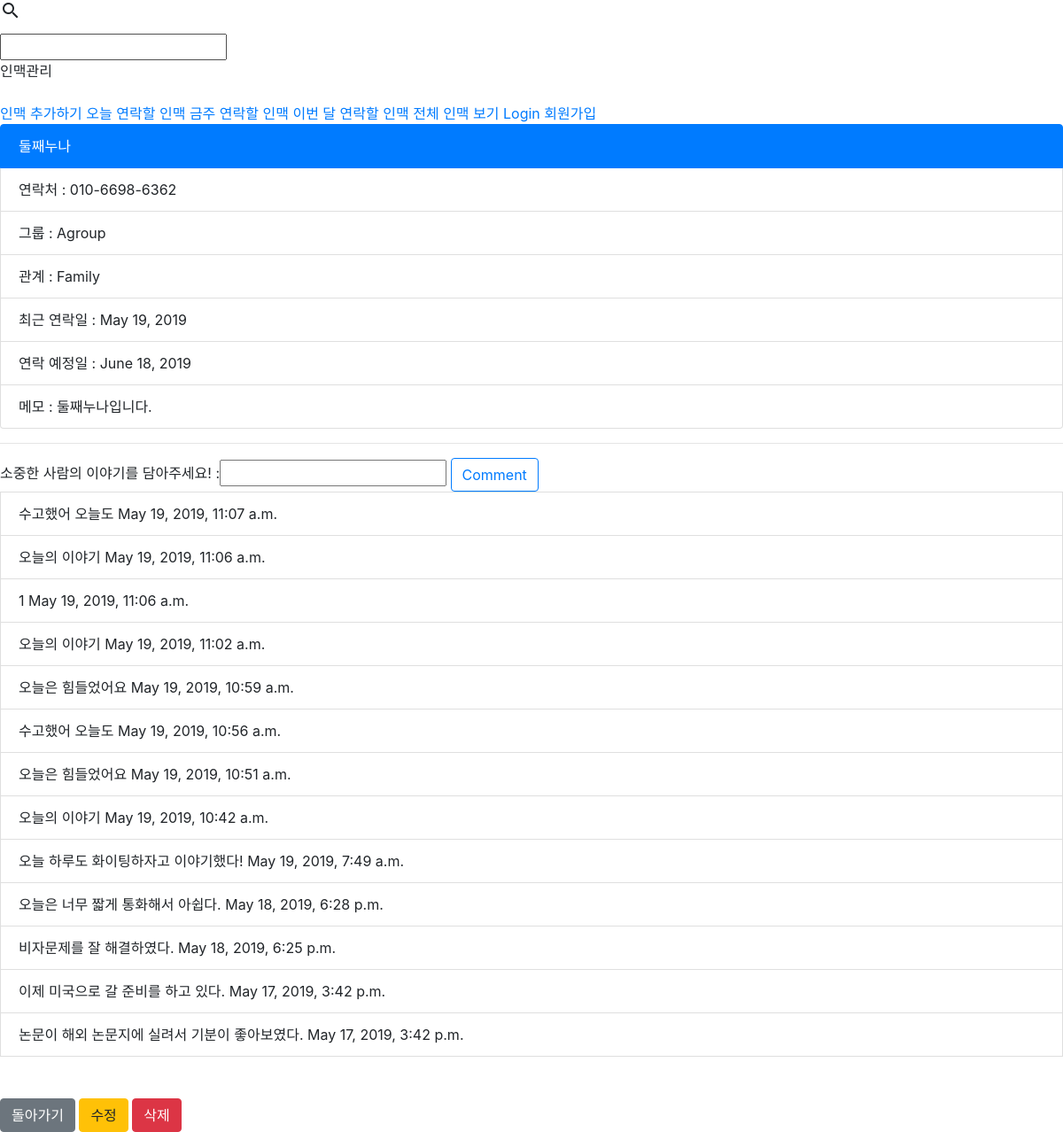
Page /detail/13 on the committed database.
### friends/models.py (models this page shows, shortened)
class Friends(models.Model):
    friend_name = models.CharField(max_length=50)
    user = models.ForeignKey(User, on_delete=models.CASCADE, related_name='user')
    friend_mobile = models.CharField(max_length=13) #12자리만 받으려면 어떻게 해야하지?
    Agroup = "Agroup"
    Bgroup = "Bgroup"
    Cgroup = "Cgroup"
    Dgroup = "Dgroup"
    GRADE = (
        (Agroup, "A-Group"),
        (Bgroup, "B-Group"),
        (Cgroup, "C-Group"),
        (Dgroup, "D-Group"),
    )
    friend_group = models.CharField(max_length=10, choices=GRADE, default=Bgroup)
    Friend = "Friend"
    Business = "Business"
    Family = "Family"
    Another = "Another"
    RELATIONSHIP = (
        (Friend, "Friend"),
        (Business, "Business"),
        (Family, "Family"),
        (Another, "Another")
    )
    friend_relation = models.CharField(max_length=10, choices=RELATIONSHIP, default=Business)
    latest_connect = models.DateField(default=date.today)
    friend_memo = models.CharField(max_length=500)
    scheduled_connect = models.DateField(blank=True)

class Comment(models.Model):
    friend = models.ForeignKey(Friends, on_delete=models.CASCADE, related_name='friend')
    comment_created = models.DateTimeField(auto_now_add=True)
    comment_contents = models.CharField(max_length=300)
    class Meta:
        ordering = ['-comment_created']

### friends/views.py (the view)
# urls.py: path('detail/<int:pk>', FriendDetail.as_view(), name='detail'),
class FriendDetail(DetailView):
    model = Friends
    template_name = 'friends/friends_detail.html'
    def dispatch(self, request, *args, **kwargs):
        friend_id = kwargs['pk']
        friend = get_object_or_404(Friends, pk=friend_id)
        if request.method == "POST":
            comment_contents = request.POST.get('comment_contents')
            Comment.objects.create(friend=friend, comment_contents=comment_contents)
        comment = friend.friend.all()
        comment_form = CommentForm()
        return render(request, "friends/friends_detail.html", {'Comment': comment, 'object': friend, 'form': comment_form})

### friends/forms.py
class CommentForm(forms.ModelForm):
    class Meta:
        model = Comment
        fields = ['comment_contents',]
    def __init__(self, *args, **kwargs):
        super().__init__(*args, **kwargs)
        self.fields['comment_contents'].label = " 소중한 사람의 이야기를 담아주세요!   "
        self.fields['comment_contents'].widget = forms.TextInput()

### friends/templates/friends/friends_detail.html (shortened to what this page needs)
{% extends 'base.html' %}
{% block content1 %}
    <ul class="list-group">
        <li class="list-group-item active">{{ object.friend_name }}</li>
        <li class="list-group-item">연락처 : {{ object.friend_mobile }}</li>
        <li class="list-group-item">그룹 : {{ object.friend_group }}</li>
        <li class="list-group-item">관계 : {{ object.friend_relation }}</li>
        <li class="list-group-item">최근 연락일 : {{ object.latest_connect }}</li>
        <li class="list-group-item">연락 예정일 : {{ object.scheduled_connect }}</li>
        <li class="list-group-item">메모 : {{ object.friend_memo }}</li>
    </ul>
    <hr>
    <form action="" method="post">
        {{ form }}
        <input type="submit" value="Comment" class="btn btn-outline-primary">
    </form>
    {% for comment in Comment %}
        {% if comment.friend_id == object.id %}
            <li class="list-group-item"> {{ comment.comment_contents }} {{ comment.comment_created }}</li>
        {% endif %}
    {% endfor %}
    <br>
    <br>
    <a href="{{ '/' }}" class="btn btn-secondary">돌아가기</a>
    <a href="{% url 'friend:update' object.id %}" class="btn btn-warning">수정</a>
    <a href="{% url 'friend:delete' object.id %}" class="btn btn-danger">삭제</a>
{% endblock %}

### rows in the picture
Friends: friend_name "둘째누나", friend_mobile "010-6698-6362", friend_group "Agroup", friend_relation "Family", latest_connect "May 19, 2019", scheduled_connect "June 18, 2019", friend_memo "둘째누나입니다."
Comment: comment_contents "수고했어 오늘도", comment_created "May 19, 2019, 11:07 a.m."
Comment: comment_contents "오늘의 이야기", comment_created "May 19, 2019, 11:06 a.m."
Comment: comment_contents "1", comment_created "May 19, 2019, 11:06 a.m."
Comment: comment_contents "오늘의 이야기", comment_created "May 19, 2019, 11:02 a.m."
Comment: comment_contents "오늘은 힘들었어요", comment_created "May 19, 2019, 10:59 a.m."
Comment: comment_contents "수고했어 오늘도", comment_created "May 19, 2019, 10:56 a.m."
Comment: comment_contents "오늘은 힘들었어요", comment_created "May 19, 2019, 10:51 a.m."
Comment: comment_contents "오늘의 이야기", comment_created "May 19, 2019, 10:42 a.m."
Comment: comment_contents "오늘 하루도 화이팅하자고 이야기했다!", comment_created "May 19, 2019, 7:49 a.m."
Comment: comment_contents "오늘은 너무 짧게 통화해서 아쉽다.", comment_created "May 18, 2019, 6:28 p.m."
Comment: comment_contents "비자문제를 잘 해결하였다.", comment_created "May 18, 2019, 6:25 p.m."
Comment: comment_contents "이제 미국으로 갈 준비를 하고 있다.", comment_created "May 17, 2019, 3:42 p.m."
Comment: comment_contents "논문이 해외 논문지에 실려서 기분이 좋아보였다.", comment_created "May 17, 2019, 3:42 p.m."
